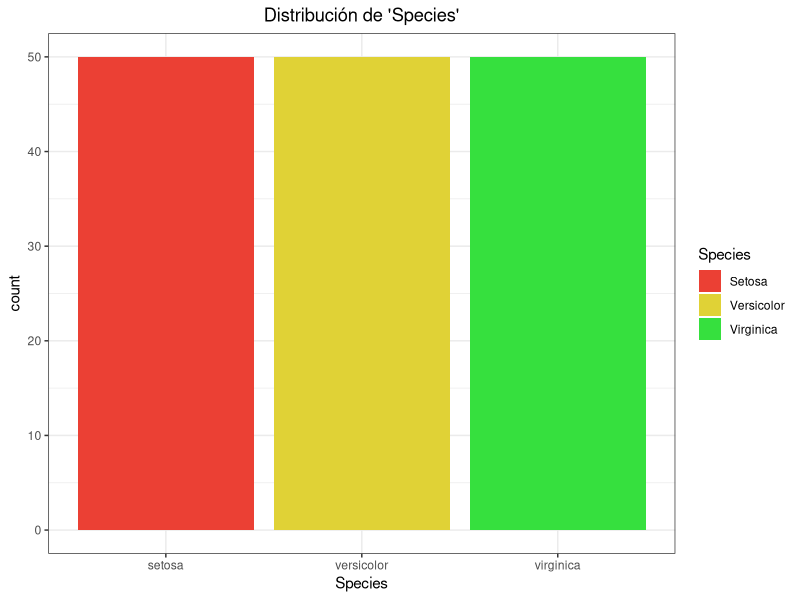
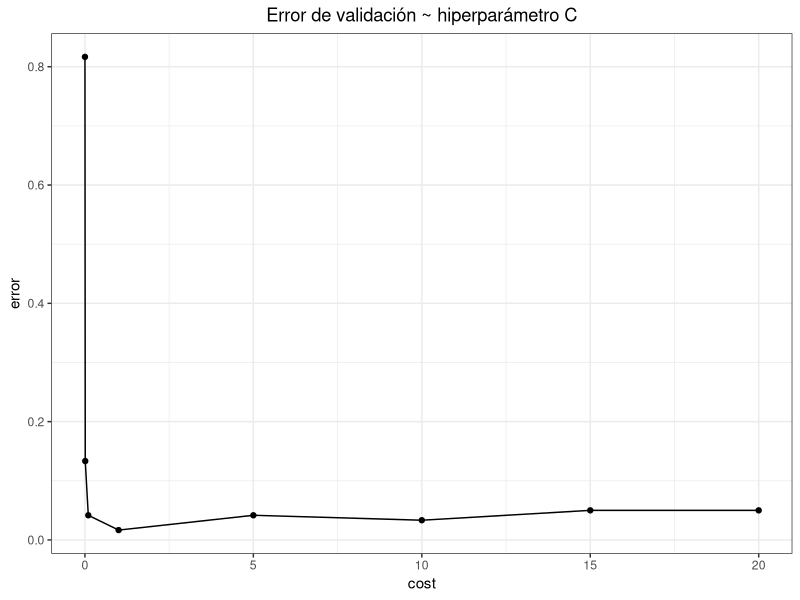
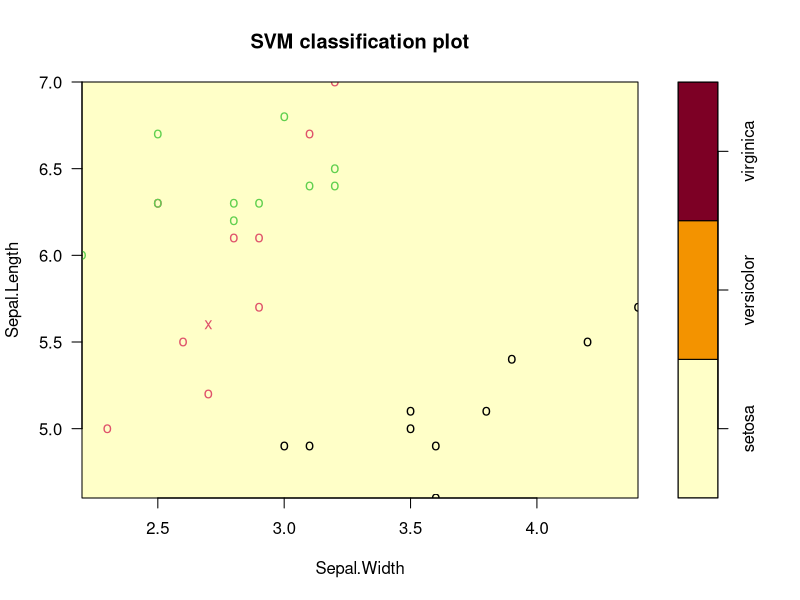
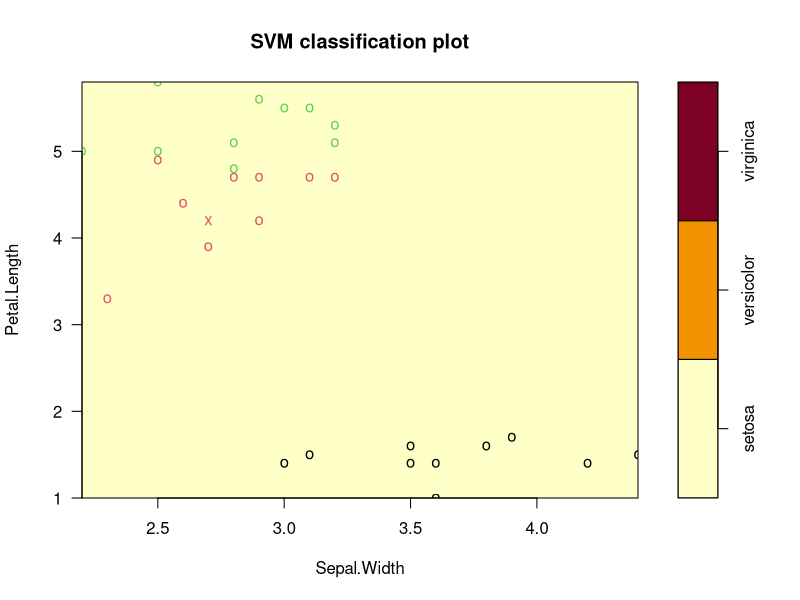

The R source for these figures, in order: (Note: this script raises an error after producing the figures.)
# Estructura de los datos
str(iris)

# Comprobamos valores faltantes en la variable respuesta
sum(is.na(iris$Species))

# Distribución variable respuesta
library(ggplot2)

ggplot(data = iris, aes(x = Species, y = ..count.., fill = Species)) +
  geom_bar() +
  labs(title = "Distribución de 'Species'") +
  scale_fill_manual(values = c("#eb4034", "#e0d236", "#36e03e"), 
                    labels = c("Setosa", "Versicolor", "Virginica")) +
  theme_bw() + theme(plot.title = element_text(hjust = 0.5))

# Tabla frecuencias variable respuesta
table(iris$Species)

# Tabla proporciones variable respuesta
library(dplyr)
prop.table(table(iris$Species)) %>% round(digits = 2)

library(caret)

# Índices observaciones de entrenamiento
set.seed(123)
train <- createDataPartition(y = iris$Species, p = 0.8, list = FALSE, times = 1)

# Datos entrenamiento
datosOJ_train <- iris[train, ]
dim(datosOJ_train)

# Datos test
datosOJ_test <- iris[-train, ]
dim(datosOJ_test)

library(e1071)

# Optimización de hiperparámetros mediante validación cruzada 10-fold
set.seed(325)
tuning <- tune(svm, Species ~ ., data = datosOJ_train, 
               kernel = "linear", 
               ranges = list(cost = c(0.001, 0.01, 0.1, 1, 5, 10, 15, 20)), 
               scale = TRUE)

summary(tuning)

names(tuning)

ggplot(data = tuning$performances, aes(x = cost, y = error)) +
  geom_line() +
  geom_point() +
  labs(title = "Error de validación ~ hiperparámetro C") +
  theme_bw() +
  theme(plot.title = element_text(hjust = 0.5))

# Almacenamos el modelo optimo obtenido y accedemos a su información
modelo_svc <- tuning$best.model
summary(modelo_svc)

# Muestra de 50 de los 345
head(modelo_svc$index)

modelo_svc <- svm(Species ~ ., data = datosOJ_train, 
                  kernel = "linear", 
                  cost = 15, 
                  scale = TRUE)

plot(modelo_svc, datosOJ_test, Sepal.Length ~ Sepal.Width)

plot(modelo_svc, datosOJ_test, Petal.Length ~ Sepal.Width)


# Error de test
predicciones = predict(modelo_svc, datosOJ_test)
table(prediccion = predicciones, real = datosOJ_test$Species)

paste("Observaciones de test mal clasificadas:", 
      100 * mean(datosOJ_test$Species != predicciones) %>% 
        round(digits = 4), "%")

# AJUSTE DEL MODELO
# -----------------------------------------------------------------------------
# Configuración del proceso de selección del modelo
fitControl <- trainControl(method = "cv", 
                           number = 10, 
                           classProbs = TRUE, 
                           search = "grid")

# Parametros del modelo disponibles
getModelInfo(model = "svmLinear")[[2]]$parameters


# Valores del hiperparámetro C a evaluar
grid_C <- data.frame(C = c(0.001, 0.01, 0.1, 1, 5, 10, 15, 20))

# Entrenamiento del SVM con un kernel lineal y optimización del hiperparámetro C
set.seed(325) # misma semilla que en el ejemplo con el paquete e1071
modelo_svc <- train(Species ~ ., data = datosOJ_train, 
                    method = "svmLinear", 
                    trControl = fitControl, 
                    preProc = c("center", "scale"), #estandarizacion de los datos
                    tuneGrid = grid_C)

# Resultado del entrenamiento
modelo_svc

# Evolución del accuracy en funcion del valor de coste en validacion cruzada
plot(modelo_svc)

# EVALUACIÓN DEL MODELO
# -----------------------------------------------------------------------------

confusionMatrix(predict(modelo_svc, datosOJ_test), datosOJ_test$Species)

set.seed(325)
tuning <- tune(svm, Species ~ ., data = datosOJ_train, 
               kernel = "polynomial", 
               ranges = list(cost = c(0.001, 0.01, 0.1, 1, 5, 10, 15), 
                             degree = c(2, 3)), 
               scale = TRUE)

summary(tuning)

ggplot(data = tuning$performances, aes(x = cost, y = error, col = as.factor(degree))) +
  geom_line() +
  geom_point() +
  labs(title = "Error de validación ~ hiperparámetro C y polinomio") +
  theme(plot.title = element_text(hjust = 0.5)) +
  theme_bw() + theme(legend.position = "bottom")

# Modelo SVM kernel polinómico
modelo_svmP <- svm(Species ~ ., data = datosOJ_train, 
                   kernel = "polynomial", 
                   cost = 15, 
                   degree = 2, 
                   scale = TRUE)

summary(modelo_svmP)

confusionMatrix(predict(modelo_svmP, datosOJ_test), datosOJ_test$Species)

paste("Observaciones de test mal clasificadas:", 
      100 * mean(datosOJ_test$Species != predict(modelo_svmP, datosOJ_test)) %>%
        round(digits = 4), "%")


set.seed(325)
tuning <- tune(svm, Species ~ ., data = datosOJ_train, 
               kernel = "radial", 
               ranges = list(cost = c(0.001, 0.01, 0.1, 1, 5, 10, 15), 
                             gamma = c(0.01, 0.1, 1, 5, 10)), 
               scale = TRUE)

summary(tuning)

ggplot(data = tuning$performances, aes(x = cost, y = error, color = factor(gamma))) +
  geom_line() +
  geom_point() +
  labs(title = "Error de validación ~ hiperparámetro C y gamma") +
  theme_bw() +
  theme(plot.title = element_text(hjust = 0.5)) +
  theme(legend.position = "bottom")

# Modelo SVM con kernel radial
modelo_svmR <- svm(Species ~ . , data = datosOJ_train, 
                   kernel = "radial", 
                   cost = 5, 
                   gamma = 0.01, 
                   scale = TRUE)

# Matriz de confusion y métricas en test
confusionMatrix(predict(modelo_svmR, datosOJ_test), datosOJ_test$Species)


paste("Observaciones de test mal clasificadas:", 
      100 * mean(datosOJ_test$Species != predict(modelo_svmR, datosOJ_test)) %>%
        round(digits = 4), "%")

# Grafica de puntos

plot(iris$Sepal.Length, iris$Sepal.Width, pch = 19, col = "black")
plot(iris$Petal.Length, iris$Petal.Width, pch = 19, col = "black")

# Cajas y bigotes

#Kernel lineal

boxplot(modelo_svc$times, horizontal=TRUE)

stripchart(modelo_svc$times, method = "jitter", pch = 19, add = TRUE, col = "magenta")

boxplot(modelo_svc$times, data = modelo_svc)

#Kernel Polinomico

boxplot(modelo_svmP$x.scale, horizontal=TRUE)

stripchart(modelo_svmP$x.scale, method = "jitter", pch = 19, add = TRUE, col = "magenta")

boxplot(modelo_svmP$x.scale, data = modelo_svmP)

#Kernel radial

boxplot(modelo_svmR$x.scale, horizontal=TRUE)

stripchart(modelo_svmR$x.scale, method = "jitter", pch = 19, add = TRUE, col = "magenta")

boxplot(modelo_svmR$x.scale, data = modelo_svmR)

# Summary
summary(modelo_svc)
summary(modelo_svmP)
summary(modelo_svmR)
